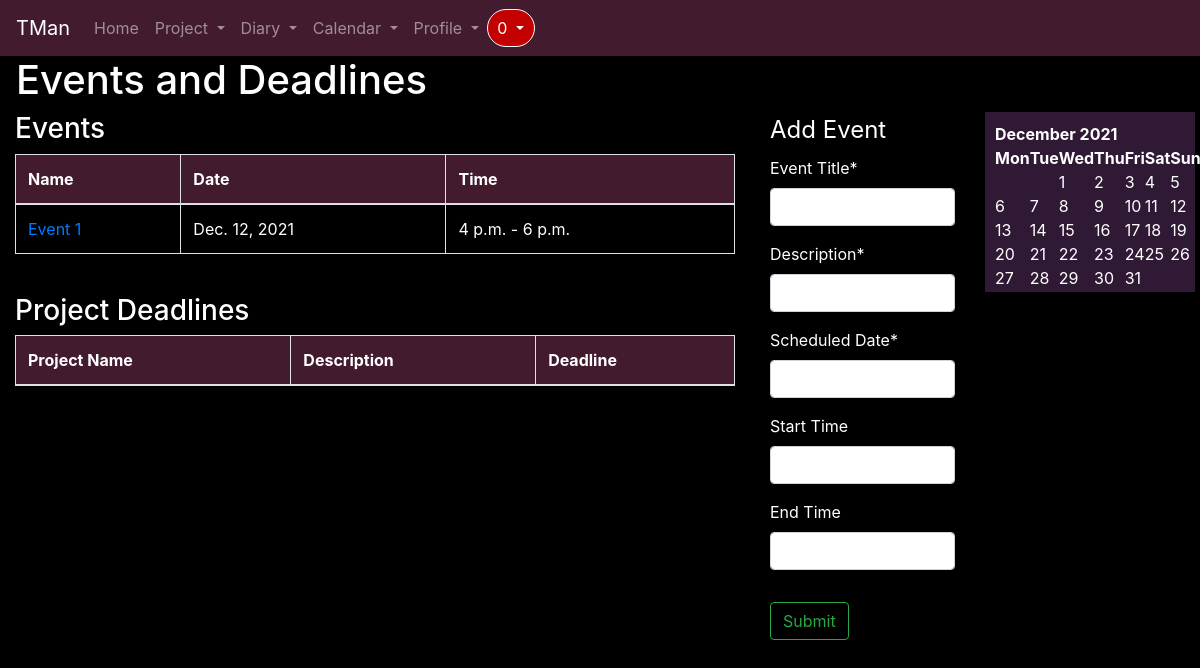
Screenshot of /calendar/2/ (signed in) with the database file from the repository.
### cal/models.py (models this page shows, shortened)
class Event(models.Model):
    e_user = models.ForeignKey(User, related_name="user", on_delete=models.CASCADE)
    name = models.CharField(max_length=30)
    desc = models.TextField(max_length=100)
    date = models.DateField()
    start_t = models.TimeField(null=True, blank=True)
    end_t = models.TimeField(null=True, blank=True)

### cal/views.py (the view)
# urls.py: path('<int:pk>/', EventListView.as_view(), name='calendar-home'),
class EventListView(ListView):
    model = Event
    template_name = 'cal/home.html'
    context_object_name = 'events'
    ordering = ['-date']
    def get_context_data(self, **kwargs):
        context = super().get_context_data(**kwargs)
        context['e_form'] = EventForm()
        now = datetime.now()
        cal = HTMLCalendar().formatmonth(now.year, now.month)
        context['cal'] = cal
        context['events'] = Event.objects.filter(e_user=self.request.user, date__gte=now.date())
        tasks = Tasks.objects.filter(user=self.request.user, status="Incomplete", deadline__gte=now)
        context['tasks'] = tasks
        projects_id = []
        projects_title = []
        for task in tasks:
            projects_id.append(task.projects.pk)
            projects_title.append(task.projects.title)
        data = zip(tasks, projects_id, projects_title)
        context['data'] = data
        return context

### cal/forms.py
class EventForm(forms.ModelForm):
    name = forms.CharField(label="Title", max_length=30)
    desc = forms.CharField(label="Description",max_length=100)
    date = forms.DateField(required=True)
    start_t = forms.TimeField(required=False)
    end_t = forms.TimeField(required=False)
    class Meta:
        model = Event
        fields = ['name', 'desc', 'date', 'start_t', 'end_t']
    def __init__(self, *args, **kwargs):
        super(EventForm, self).__init__(*args, **kwargs)
        self.fields['name'].label = "Event Title"
        self.fields['desc'].label = "Description"
        self.fields['date'].label = "Scheduled Date"
        self.fields['start_t'].label = "Start Time"
        self.fields['end_t'].label = "End Time"

### projects/templatetags/custom_tags.py (called while the page is built)
@register.inclusion_tag('users/show_notifs.html', takes_context=True)
def show_notifs(context):
    request_user = context['request'].user
    notifs = Notification.objects.filter(to_user=request_user).exclude(notif_seen=True).order_by('-date')
    return {'notifs':notifs}

### cal/templates/cal/home.html (shortened to what this page needs)
{% extends "projects/base.html" %}
{% load crispy_forms_tags %}
{% load static %}
    {% block head %}
        <link rel="stylesheet" type="text/css" href="{% static 'cal/css/style.css' %}">
    {% endblock head %}
    {% block content %}
    <h1 class="ml-3 mb-2" style="color: white;">Events and Deadlines</h1>
    <div class="container-fluid">
        <div class="row">
            <div class="col" style="width: 750px; color: white;">
            <h3>Events</h3>
    <table class="table table-striped table-bordered" style="width: 750px;">
        <thead style="background-color: #421b2e; color: white;">
        <tr>
            <th>Name</th>
            <th>Date</th>
            <th>Time</th>
        </tr>
        </thead>
        {% for event in events %}
        <tr>
            <td><a class="article-title" href="{% url 'event-detail' event.id %}">{{ event.name }}</a></td>
            <td>{{ event.date }}</td>
            <td>{{ event.start_t }} - {{ event.end_t }}</td>
        </tr>
        {% endfor %}
    </table>
   <br>
    <h3 class="">Project Deadlines</h3>
    <table class="table table-striped table-bordered table-hover" style="width:750px;">
        <thead style="background-color: #421b2e; color: white;">
        <tr>
            <th>Project Name</th>
            <th>Description</th>
            <th>Deadline</th>
        </tr>
        </thead>
    </table>
</div>
    <div class="col" style="width: 400px; margin-left: 5px; color: white;">
        <form class="mb-2" method="POST" action="{% url 'event-create'%}">
        <fieldset class="form-group">
            <legend class="border-bottom-mb-4">Add Event</legend>
            {{ e_form|crispy }}
        </fieldset>
        <div class="form-group">
            <input type="submit" value="Submit" class="btn btn-outline-success">
        </div>
    </form>
</div>
    <div class="calendar" id="cal">
        {{ cal|safe }}
    </div>
    </div>
</div>
    {% endblock content %}

### cal/static/cal/css/style.css (style rules this page uses)
#cal { background-color: #301934; color: white; width: 210px; height: 180px; padding: 10px; margin-left: 15px; margin-right: 5px; }

### rows the page displays
Event: name "Event 1", date "Dec. 12, 2021", start_t "4 p.m.", end_t "6 p.m."

### other values shown
{{ notifs.count }} "0"
{{ cal|safe }} "December 2021 Mon Tue Wed Thu Fri Sat Sun 1 2 3 4 5 6 7 8 9 10 11 12 13 14 15 16 17 18 19 20 21 22 23 24 25 26 27 28 29 30 31"
